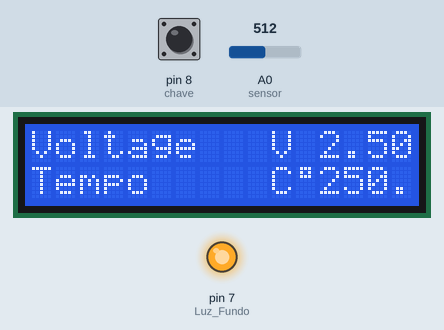
A sketch run on a simulated Arduino Uno, built with avr-gcc and run on an emulated ATmega328P. Shown: 16×2 character LCD, output pins drawn as LEDs (lit = HIGH). The test bench sets the inputs (shaded band); at power-on: pin 8 (chave) HIGH, A0 (sensor) = 512.

Above: at 1.2 s.
1.3 s: pin 8 (chave) pulled LOW for 0.6 s
At 2.8 s:
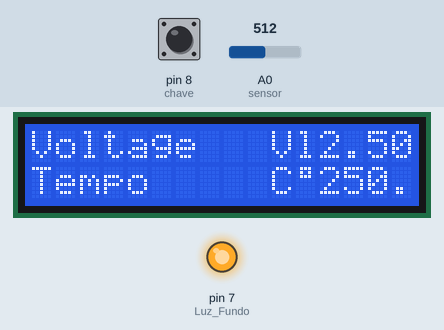
3.5 s: A0 (sensor) set to 716
At 4.6 s:
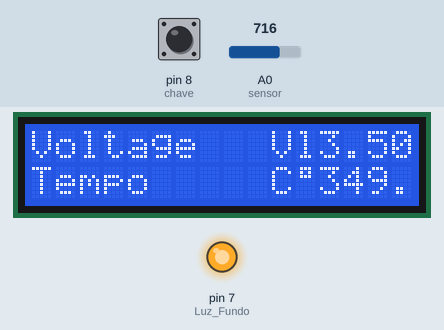
5.0 s: A0 (sensor) set to 900
At 5.3 s:
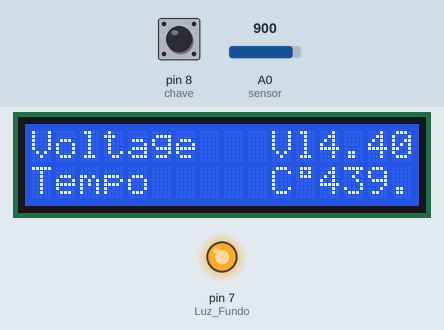
6.5 s: A0 (sensor) set to 1023
At 7.3 s:
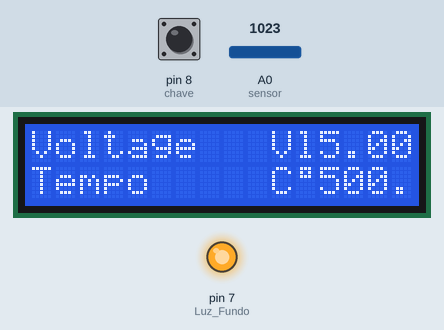
8.0 s: pin 8 (chave) pulled LOW for 3.2 s
At 9.1 s:
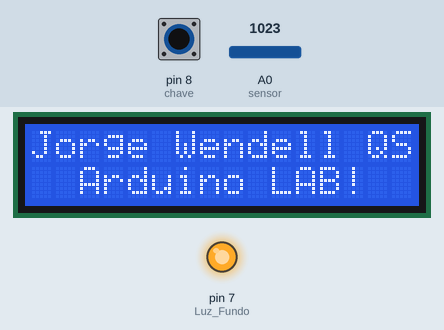
Timing chart, 0 to 11.0 s (numbered marks = the images above; inputs shaded):
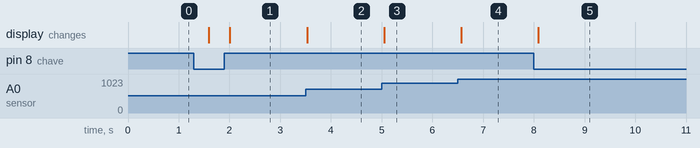

The sketch:

lcd_sensor.ino
```cpp
/*

Display LCD com sensor de temperatura e Voltagem e um Chave de Estado.
Autor: Jorge Wendell
Email: jorgewqs@gmail.com

*/

// include the library code:
#include <LiquidCrystal.h>
#define Luz_Fundo 7

// initialize the library with the numbers of the interface pins
LiquidCrystal lcd(12, 11, 5, 4, 3, 2);

int sensor = A0;
int chave = 8;

byte grau[8] = {
  0b01110,
  0b01010,
  0b01110,
  0b00000,
  0b00000,
  0b00000,
  0b00000,
  0b00000,
};

void setup() {
  // set up the LCD's number of columns and rows:
  lcd.begin(16, 2);
  pinMode(Luz_Fundo, OUTPUT);
  pinMode(chave, INPUT);
  digitalWrite(chave, HIGH);
  digitalWrite(Luz_Fundo, HIGH);

}

void loop() {

  int chaveEstado = digitalRead(chave);

  int readsensor = analogRead(sensor);
  float voltage = readsensor * 5.0/1023;
  float tempC = voltage * 100;

 if(chaveEstado == 1){

  lcd.setCursor(0, 0);
  lcd.print("Voltage   V");
  lcd.setCursor(0, 1);
  lcd.print("Tempo     C");
  lcd.createChar(1,grau);
  lcd.setCursor(12,0);
  lcd.print(voltage);
  lcd.setCursor(11,1);
  lcd.write(1);
  lcd.setCursor(12,1);
  lcd.print(tempC);
  delay(500);
 }
 if(chaveEstado == 0){
  // Print a message to the LCD.
  lcd.setCursor(0, 0);
  lcd.print("Jorge Wendell QS");
  lcd.setCursor(0, 1);
  lcd.print("  Arduino LAB!  ");
  delay(100);
 }
}
```

Measured:
- after the input at 1.3 s, the display: first changes after 0.29 s (image 1 shows a later state)
- after the input at 3.5 s, the display: changes at once (image 2)
- after the input at 5.0 s, the display: changes after 0.05 s (image 3)
- after the input at 6.5 s, the display: changes after 0.07 s (image 4)
- after the input at 8.0 s, the display: changes after 0.09 s (image 5)
